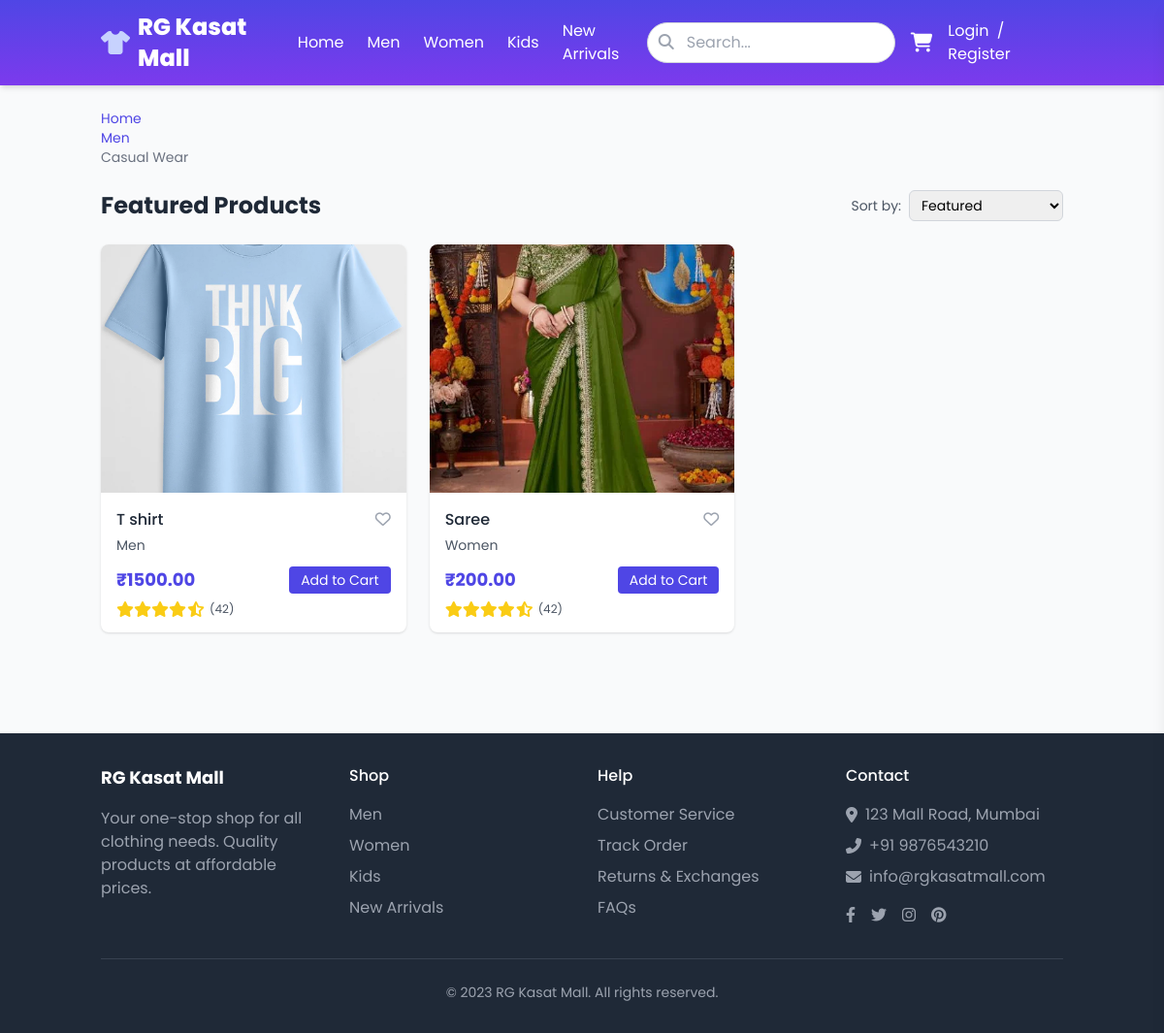
The app's page /shop/ with its own data.
### product/models.py (models this page shows, shortened)
class Product(models.Model):
    name = models.CharField(max_length=200)
    category = models.ForeignKey(Category, on_delete=models.CASCADE)
    price = models.DecimalField(max_digits=10, decimal_places=2)
    stock = models.PositiveIntegerField()
    sku = models.CharField(max_length=100, unique=True)
    image = models.ImageField(upload_to='product_images/', null=True, blank=True)
    description = models.TextField(blank=True)
    size = models.CharField(max_length=50, blank=True)
    color = models.CharField(max_length=50, blank=True)
    material = models.CharField(max_length=100, blank=True)

class Category(models.Model):
    name = models.CharField(max_length=100)

### product/views.py (the view)
# urls.py: path('shop/', views.customer_view, name='customer-view'),
def customer_view(request):
    products = Product.objects.all()
    return render(request, 'products/customer-view.html', {'products': products})

### product/templates/products/customer-view.html (shortened to what this page needs)
{% load static %}
<!DOCTYPE html>
<html lang="en">
<head>
    <script src="https://cdn.tailwindcss.com"></script>
    <link rel="stylesheet" href="https://cdnjs.cloudflare.com/ajax/libs/font-awesome/6.4.0/css/all.min.css">
</head>
<body class="bg-gray-50">
    <nav class="navbar text-white shadow-md">
        <div class="container mx-auto px-4 py-3 flex justify-between items-center">
            <div class="flex items-center space-x-2">
                <i class="fas fa-tshirt text-2xl text-indigo-200"></i>
                <span class="text-2xl font-extrabold">RG Kasat Mall</span>
            </div>
            <div class="hidden md:flex items-center space-x-6">
                <a href="{% url 'index' %}" class="hover:text-indigo-200">Home</a>
                <a href="#" class="hover:text-indigo-200">Men</a>
                <a href="#" class="hover:text-indigo-200">Women</a>
                <a href="#" class="hover:text-indigo-200">Kids</a>
                <a href="#" class="hover:text-indigo-200">New Arrivals</a>
            </div>
            <div class="flex items-center space-x-4">
                <div class="relative">
                    <input type="text" placeholder="Search..." class="pl-10 pr-4 py-2 rounded-full border border-gray-300 focus:outline-none focus:ring-2 focus:ring-indigo-500 focus:border-transparent w-40 md:w-64">
                    <i class="fas fa-search absolute left-3 top-3 text-gray-400"></i>
                </div>
                <div class="relative">
                    <button id="cart-button" class="text-white hover:text-indigo-200 focus:outline-none">
                        <i class="fas fa-shopping-cart text-xl"></i>
                    </button>
                </div>
                {% if user.is_authenticated %}
                <div class="hidden md:block">
                    <a href="{% url 'account' %}" class="flex items-center focus:outline-none">
                        <img class="h-8 w-8 rounded-full" src="https://randomuser.me/api/portraits/men/32.jpg" alt="User profile">
                        <span class="ml-2">{{ user.username }}</span>
                    </a>
                </div>
                {% else %}
                <div class="hidden md:block">
                    <a href="" class="text-white hover:text-indigo-200">Login</a>
                    <span class="mx-1">/</span>
                    <a href="" class="text-white hover:text-indigo-200">Register</a>
                </div>
                {% endif %}
            </div>
        </div>
    </nav>
    <main class="container mx-auto px-4 py-6">
        <div class="text-sm breadcrumbs mb-6">
            <ul>
                <li><a href="" class="text-indigo-600">Home</a></li>
                <li><a href="#" class="text-indigo-600">Men</a></li>
                <li class="text-gray-500">Casual Wear</li>
            </ul>
        </div>
        <div class="flex flex-col md:flex-row md:justify-between md:items-center mb-6">
            <h1 class="text-2xl font-bold text-gray-800 mb-4 md:mb-0">Featured Products</h1>
            <div class="flex items-center space-x-2">
                <span class="text-sm text-gray-600">Sort by:</span>
                <select class="border border-gray-300 rounded-md py-1 px-2 text-sm focus:outline-none focus:ring-2 focus:ring-indigo-500">
                    <option>Featured</option>
                </select>
            </div>
        </div>
        <div class="grid grid-cols-1 sm:grid-cols-2 lg:grid-cols-3 xl:grid-cols-4 gap-6">
            {% for product in products %}
            <div class="product-card bg-white rounded-lg shadow overflow-hidden transition duration-300">
                <div class="relative">
                    {% if product.image %}
                        <img src="{{ product.image.url }}" alt="{{ product.name }}" class="w-full h-64 object-cover">
                    {% else %}
                        <div class="w-full h-64 bg-gray-200 flex items-center justify-center">
                            <span class="text-gray-500">No Image Available</span>
                        </div>
                    {% endif %}
                </div>
                <div class="p-4">
                    <div class="flex justify-between items-start">
                        <div>
                            <h3 class="font-medium text-gray-800 mb-1">{{ product.name }}</h3>
                            <p class="text-sm text-gray-600">{{ product.category.name }}</p>
                        </div>
                        <button class="text-gray-400 hover:text-red-500">
                            <i class="far fa-heart"></i>
                        </button>
                    </div>
                    <div class="mt-3 flex items-center justify-between">
                        <div>
                            <span class="text-lg font-bold text-indigo-600">₹{{ product.price }}</span>
                        </div>
                        {% if product.stock > 0 %}
                            <form method="post" action="{% url 'add_to_cart' product.id %}">
                                <button type="submit" class="bg-indigo-600 text-white px-3 py-1 rounded text-sm hover:bg-indigo-700 transition duration-200">
                                    Add to Cart
                                </button>
                            </form>
                        {% else %}
                            <button class="bg-gray-400 text-white px-3 py-1 rounded text-sm cursor-not-allowed" disabled>
                                Out of Stock
                            </button>
                        {% endif %}
                    </div>
                    <div class="mt-2 flex items-center">
                        <div class="flex text-yellow-400">
                            <i class="fas fa-star"></i>
                            <i class="fas fa-star"></i>
                            <i class="fas fa-star"></i>
                            <i class="fas fa-star"></i>
                            <i class="fas fa-star-half-alt"></i>
                        </div>
                        <span class="text-xs text-gray-600 ml-1">(42)</span>
                    </div>
                </div>
            </div>
            {% empty %}
            <div class="col-span-full text-center py-10">
                <i class="fas fa-tshirt text-4xl text-gray-400 mb-3"></i>
                <h3 class="text-lg font-medium text-gray-700">No products found</h3>
                <p class="text-gray-500 mt-1">Try adjusting your search or filter to find what you're looking for.</p>
            </div>
            {% endfor %}
        </div>
    </main>
    <footer class="bg-gray-800 text-white py-8 mt-12">
        <div class="container mx-auto px-4">
            <div class="grid grid-cols-1 md:grid-cols-4 gap-8">
                <div>
                    <h3 class="text-lg font-bold mb-4">RG Kasat Mall</h3>
                    <p class="text-gray-400">Your one-stop shop for all clothing needs. Quality products at affordable prices.</p>
                </div>
                <div>
                    <h4 class="font-medium mb-4">Shop</h4>
                    <ul class="space-y-2">
                        <li><a href="#" class="text-gray-400 hover:text-white">Men</a></li>
                        <li><a href="#" class="text-gray-400 hover:text-white">Women</a></li>
                        <li><a href="#" class="text-gray-400 hover:text-white">Kids</a></li>
                        <li><a href="#" class="text-gray-400 hover:text-white">New Arrivals</a></li>
                    </ul>
                </div>
                <div>
                    <h4 class="font-medium mb-4">Help</h4>
                    <ul class="space-y-2">
                        <li><a href="#" class="text-gray-400 hover:text-white">Customer Service</a></li>
                        <li><a href="#" class="text-gray-400 hover:text-white">Track Order</a></li>
                        <li><a href="#" class="text-gray-400 hover:text-white">Returns & Exchanges</a></li>
                        <li><a href="#" class="text-gray-400 hover:text-white">FAQs</a></li>
                    </ul>
                </div>
                <div>
                    <h4 class="font-medium mb-4">Contact</h4>
                    <ul class="space-y-2">
                        <li class="flex items-center text-gray-400"><i class="fas fa-map-marker-alt mr-2"></i> 123 Mall Road, Mumbai</li>
                        <li class="flex items-center text-gray-400"><i class="fas fa-phone-alt mr-2"></i> +91 9876543210</li>
                        <li class="flex items-center text-gray-400"><i class="fas fa-envelope mr-2"></i> info@rgkasatmall.com</li>
                    </ul>
                    <div class="mt-4 flex space-x-4">
                        <a href="#" class="text-gray-400 hover:text-white"><i class="fab fa-facebook-f"></i></a>
                        <a href="#" class="text-gray-400 hover:text-white"><i class="fab fa-twitter"></i></a>
                        <a href="#" class="text-gray-400 hover:text-white"><i class="fab fa-instagram"></i></a>
                        <a href="#" class="text-gray-400 hover:text-white"><i class="fab fa-pinterest"></i></a>
                    </div>
                </div>
            </div>
            <div class="border-t border-gray-700 mt-8 pt-6 text-center text-gray-400 text-sm">
                <p>&copy; 2023 RG Kasat Mall. All rights reserved.</p>
            </div>
        </div>
    </footer>
</body>
</html>

### product/templates/products/customer-view.html (style rules this page uses)
body { font-family: 'Poppins', sans-serif; background-color: #f9fafb; }
.navbar { background: linear-gradient(180deg, #4f46e5 0%, #7c3aed 100%); }

### records on screen
Product: image (picture), name "T shirt", category.name "Men", price "1500.00", stock "Add to Cart"
Product: image (picture), name "Saree", category.name "Women", price "200.00", stock "Add to Cart"
